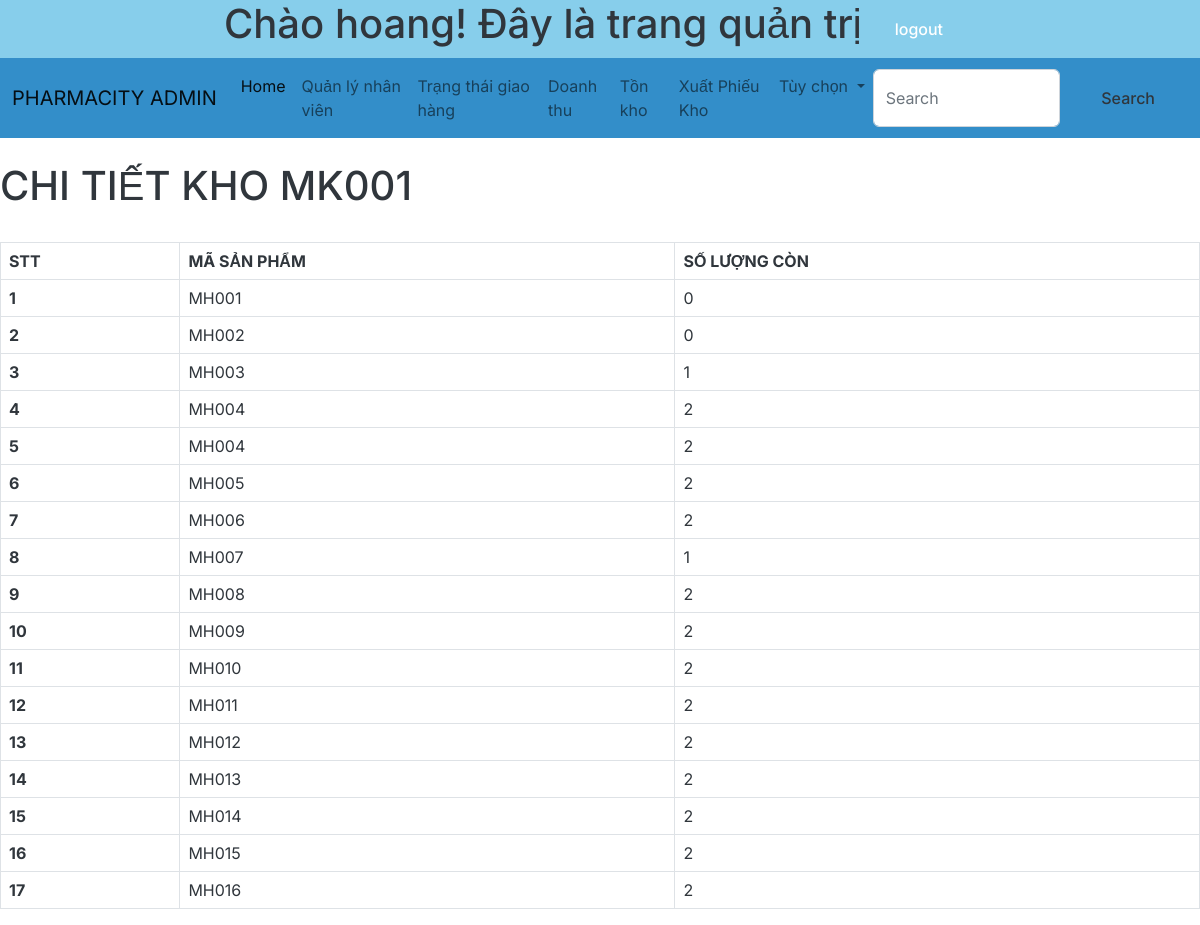
/admin_inventory_detail.php?id=MK001 (signed in), run on the app's committed database.
### tables this page shows
CREATE TABLE `tonkho` (
  `MaKho` char(10) DEFAULT NULL,
  `MaMH` char(5) DEFAULT NULL,
  `SoLuongTon` int(11) NOT NULL
);

### admin_inventory_detail.php (the view, shortened to what this page needs)
<?php
@include 'config.php';
?>
   <?php include_once 'admin_header.php' ?>
   <div id="container1">
    <br>
    <h1>CHI TIẾT KHO <?php echo $_GET['id'] ?></h1>
    <br>
   <table class="table table-bordered">
  <thead>
    <tr>
      <th scope="col">STT</th>
      <th scope="col">MÃ SẢN PHẨM</th>
      <th scope="col">SỐ LƯỢNG CÒN</th>
    </tr>
  </thead>
  <tbody>
    <?php
    $i=1;
    $id=$_GET['id'];
    $sql = "SELECT * FROM tonkho WHERE MaKho = '$id' ";
    $result = $conn->query($sql);
    if ($result->num_rows > 0) {
        while ($row = $result->fetch_assoc()) {
            $MaMH = $row['MaMH'];
            $SoLuongTon = $row['SoLuongTon'];
            echo'
            <tr>
      <th scope="row">'.$i++.'</th>
      <td>'.$MaMH.'</td>
      <td>'.$SoLuongTon.'</td>
    </tr>
            ';
        }
    }
    ?>
  </tbody>
</table>
</div>

### css/style.css (style rules this page uses)
#container1 { width: 100%; }

### data on the page
tonkho: MaMH "MH001", SoLuongTon "0"
tonkho: MaMH "MH002", SoLuongTon "0"
tonkho: MaMH "MH003", SoLuongTon "1"
tonkho: MaMH "MH004", SoLuongTon "2"
tonkho: MaMH "MH004", SoLuongTon "2"
tonkho: MaMH "MH005", SoLuongTon "2"
tonkho: MaMH "MH006", SoLuongTon "2"
tonkho: MaMH "MH007", SoLuongTon "1"
tonkho: MaMH "MH008", SoLuongTon "2"
tonkho: MaMH "MH009", SoLuongTon "2"
tonkho: MaMH "MH010", SoLuongTon "2"
tonkho: MaMH "MH011", SoLuongTon "2"
tonkho: MaMH "MH012", SoLuongTon "2"
tonkho: MaMH "MH013", SoLuongTon "2"
tonkho: MaMH "MH014", SoLuongTon "2"
tonkho: MaMH "MH015", SoLuongTon "2"
tonkho: MaMH "MH016", SoLuongTon "2"

### other printed values
$_SESSION['admin_name'] "hoang"
$_GET['id'] "MK001"
